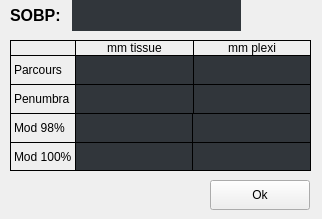
<?xml version="1.0" encoding="UTF-8"?>
<ui version="4.0">
 <class>SOBPResultsDialog</class>
 <widget class="QWidget" name="SOBPResultsDialog">
  <property name="geometry">
   <rect>
    <x>0</x>
    <y>0</y>
    <width>322</width>
    <height>219</height>
   </rect>
  </property>
  <property name="windowTitle">
   <string>Form</string>
  </property>
  <property name="styleSheet">
   <string notr="true"/>
  </property>
  <widget class="QPushButton" name="pushButton_ok">
   <property name="geometry">
    <rect>
     <x>210</x>
     <y>180</y>
     <width>100</width>
     <height>30</height>
    </rect>
   </property>
   <property name="text">
    <string>Ok</string>
   </property>
  </widget>
  <widget class="QWidget" name="verticalLayoutWidget_14">
   <property name="geometry">
    <rect>
     <x>10</x>
     <y>40</y>
     <width>301</width>
     <height>131</height>
    </rect>
   </property>
   <layout class="QVBoxLayout" name="verticalLayout">
    <property name="spacing">
     <number>0</number>
    </property>
    <item>
     <layout class="QHBoxLayout" name="horizontalLayout">
      <property name="spacing">
       <number>0</number>
      </property>
     </layout>
    </item>
    <item>
     <layout class="QGridLayout" name="gridLayout">
      <property name="spacing">
       <number>0</number>
      </property>
      <item row="0" column="0">
       <widget class="QLabel" name="label_profileX_114">
        <property name="styleSheet">
         <string notr="true">border: 1px solid black;
border-bottom-style: none;
border-right-style: none;</string>
        </property>
        <property name="text">
         <string/>
        </property>
       </widget>
      </item>
      <item row="4" column="0">
       <widget class="QLabel" name="label_profileX_56">
        <property name="styleSheet">
         <string notr="true">border: 1px solid black;
border-right-style: none;

</string>
        </property>
        <property name="text">
         <string>Mod 100%</string>
        </property>
       </widget>
      </item>
      <item row="3" column="0">
       <widget class="QLabel" name="_label_profileX_55">
        <property name="styleSheet">
         <string notr="true">border: 1px solid black;
border-bottom-style: none;
border-right-style: none;

</string>
        </property>
        <property name="text">
         <string>Mod 98%</string>
        </property>
       </widget>
      </item>
      <item row="1" column="1">
       <widget class="QLineEdit" name="lineEdit_parcours_tissue">
        <property name="sizePolicy">
         <sizepolicy hsizetype="Expanding" vsizetype="Expanding">
          <horstretch>0</horstretch>
          <verstretch>0</verstretch>
         </sizepolicy>
        </property>
        <property name="font">
         <font>
          <pointsize>12</pointsize>
          <weight>75</weight>
          <bold>true</bold>
         </font>
        </property>
        <property name="styleSheet">
         <string notr="true">background: rgb(49, 54, 59);
color: CornflowerBlue;
border: 1px solid black;
border-bottom-style: none;
border-right-style: none;</string>
        </property>
        <property name="alignment">
         <set>Qt::AlignCenter</set>
        </property>
        <property name="readOnly">
         <bool>true</bool>
        </property>
       </widget>
      </item>
      <item row="1" column="2">
       <widget class="QLineEdit" name="lineEdit_parcours_plexi">
        <property name="sizePolicy">
         <sizepolicy hsizetype="Expanding" vsizetype="Expanding">
          <horstretch>0</horstretch>
          <verstretch>0</verstretch>
         </sizepolicy>
        </property>
        <property name="font">
         <font>
          <pointsize>12</pointsize>
          <weight>75</weight>
          <bold>true</bold>
         </font>
        </property>
        <property name="styleSheet">
         <string notr="true">background: rgb(49, 54, 59);
color: CornflowerBlue;
border: 1px solid black;
border-bottom-style: none;</string>
        </property>
        <property name="alignment">
         <set>Qt::AlignCenter</set>
        </property>
        <property name="readOnly">
         <bool>true</bool>
        </property>
       </widget>
      </item>
      <item row="4" column="1">
       <widget class="QLineEdit" name="lineEdit_mod100_tissue">
        <property name="sizePolicy">
         <sizepolicy hsizetype="Expanding" vsizetype="Expanding">
          <horstretch>0</horstretch>
          <verstretch>0</verstretch>
         </sizepolicy>
        </property>
        <property name="font">
         <font>
          <pointsize>12</pointsize>
          <weight>75</weight>
          <bold>true</bold>
         </font>
        </property>
        <property name="styleSheet">
         <string notr="true">background: rgb(49, 54, 59);
color: CornflowerBlue;
border: 1px solid black;
</string>
        </property>
        <property name="alignment">
         <set>Qt::AlignCenter</set>
        </property>
        <property name="readOnly">
         <bool>true</bool>
        </property>
       </widget>
      </item>
      <item row="0" column="2">
       <widget class="QLabel" name="label_profileX_113">
        <property name="styleSheet">
         <string notr="true">
border: 1px solid black;
border-bottom-style: none;</string>
        </property>
        <property name="text">
         <string>mm plexi</string>
        </property>
        <property name="alignment">
         <set>Qt::AlignCenter</set>
        </property>
       </widget>
      </item>
      <item row="3" column="2">
       <widget class="QLineEdit" name="lineEdit_mod98_plexi">
        <property name="sizePolicy">
         <sizepolicy hsizetype="Expanding" vsizetype="Expanding">
          <horstretch>0</horstretch>
          <verstretch>0</verstretch>
         </sizepolicy>
        </property>
        <property name="font">
         <font>
          <pointsize>12</pointsize>
          <weight>75</weight>
          <bold>true</bold>
         </font>
        </property>
        <property name="styleSheet">
         <string notr="true">background: rgb(49, 54, 59);
color: CornflowerBlue;
border: 1px solid black;
border-left-style: none;
border-bottom-style: none;</string>
        </property>
        <property name="alignment">
         <set>Qt::AlignCenter</set>
        </property>
        <property name="readOnly">
         <bool>true</bool>
        </property>
       </widget>
      </item>
      <item row="4" column="2">
       <widget class="QLineEdit" name="lineEdit_mod100_plexi">
        <property name="sizePolicy">
         <sizepolicy hsizetype="Expanding" vsizetype="Expanding">
          <horstretch>0</horstretch>
          <verstretch>0</verstretch>
         </sizepolicy>
        </property>
        <property name="font">
         <font>
          <pointsize>12</pointsize>
          <weight>75</weight>
          <bold>true</bold>
         </font>
        </property>
        <property name="styleSheet">
         <string notr="true">background: rgb(49, 54, 59);
color: CornflowerBlue;
border: 1px solid black;
border-left-style: none;</string>
        </property>
        <property name="alignment">
         <set>Qt::AlignCenter</set>
        </property>
        <property name="readOnly">
         <bool>true</bool>
        </property>
       </widget>
      </item>
      <item row="1" column="0">
       <widget class="QLabel" name="label_profileX_111">
        <property name="styleSheet">
         <string notr="true">border: 1px solid black;
border-right-style: none;
border-bottom-style: none;

</string>
        </property>
        <property name="text">
         <string>Parcours</string>
        </property>
       </widget>
      </item>
      <item row="2" column="2">
       <widget class="QLineEdit" name="lineEdit_penumbra_plexi">
        <property name="sizePolicy">
         <sizepolicy hsizetype="Expanding" vsizetype="Expanding">
          <horstretch>0</horstretch>
          <verstretch>0</verstretch>
         </sizepolicy>
        </property>
        <property name="font">
         <font>
          <pointsize>12</pointsize>
          <weight>75</weight>
          <bold>true</bold>
         </font>
        </property>
        <property name="styleSheet">
         <string notr="true">background: rgb(49, 54, 59);
color: CornflowerBlue;
border: 1px solid black;
border-bottom-style: none;

</string>
        </property>
        <property name="alignment">
         <set>Qt::AlignCenter</set>
        </property>
        <property name="readOnly">
         <bool>true</bool>
        </property>
       </widget>
      </item>
      <item row="3" column="1">
       <widget class="QLineEdit" name="lineEdit_mod98_tissue">
        <property name="sizePolicy">
         <sizepolicy hsizetype="Expanding" vsizetype="Expanding">
          <horstretch>0</horstretch>
          <verstretch>0</verstretch>
         </sizepolicy>
        </property>
        <property name="font">
         <font>
          <pointsize>12</pointsize>
          <weight>75</weight>
          <bold>true</bold>
         </font>
        </property>
        <property name="styleSheet">
         <string notr="true">background: rgb(49, 54, 59);
color: CornflowerBlue;
border: 1px solid black;
border-bottom-style: none;
</string>
        </property>
        <property name="alignment">
         <set>Qt::AlignCenter</set>
        </property>
        <property name="readOnly">
         <bool>true</bool>
        </property>
       </widget>
      </item>
      <item row="2" column="0">
       <widget class="QLabel" name="label_profileX_penumbra_11">
        <property name="styleSheet">
         <string notr="true">border: 1px solid black;
border-bottom-style: none;
border-right-style: none;</string>
        </property>
        <property name="text">
         <string>Penumbra</string>
        </property>
       </widget>
      </item>
      <item row="0" column="1">
       <widget class="QLabel" name="label_profileX_112">
        <property name="styleSheet">
         <string notr="true">border: 1px solid black;
border-bottom-style: none;
border-right-style: none;</string>
        </property>
        <property name="text">
         <string>mm tissue</string>
        </property>
        <property name="alignment">
         <set>Qt::AlignCenter</set>
        </property>
       </widget>
      </item>
      <item row="2" column="1">
       <widget class="QLineEdit" name="lineEdit_penumbra_tissue">
        <property name="sizePolicy">
         <sizepolicy hsizetype="Expanding" vsizetype="Expanding">
          <horstretch>0</horstretch>
          <verstretch>0</verstretch>
         </sizepolicy>
        </property>
        <property name="font">
         <font>
          <pointsize>12</pointsize>
          <weight>75</weight>
          <bold>true</bold>
         </font>
        </property>
        <property name="styleSheet">
         <string notr="true">background: rgb(49, 54, 59);
color: CornflowerBlue;
border: 1px solid black;
border-right-style: none;
border-bottom-style: none;

</string>
        </property>
        <property name="alignment">
         <set>Qt::AlignCenter</set>
        </property>
        <property name="readOnly">
         <bool>true</bool>
        </property>
       </widget>
      </item>
     </layout>
    </item>
   </layout>
  </widget>
  <widget class="QWidget" name="horizontalLayoutWidget_2">
   <property name="geometry">
    <rect>
     <x>10</x>
     <y>0</y>
     <width>231</width>
     <height>31</height>
    </rect>
   </property>
   <layout class="QHBoxLayout" name="horizontalLayout_2">
    <item>
     <widget class="QLabel" name="label_signal_noise_32">
      <property name="sizePolicy">
       <sizepolicy hsizetype="Preferred" vsizetype="Preferred">
        <horstretch>0</horstretch>
        <verstretch>0</verstretch>
       </sizepolicy>
      </property>
      <property name="maximumSize">
       <size>
        <width>16777215</width>
        <height>45</height>
       </size>
      </property>
      <property name="styleSheet">
       <string notr="true">
border: none;
</string>
      </property>
      <property name="text">
       <string>&lt;html&gt;&lt;head/&gt;&lt;body&gt;&lt;p&gt;&lt;span style=&quot; font-size:12pt; font-weight:600;&quot;&gt;SOBP: &lt;/span&gt;&lt;/p&gt;&lt;/body&gt;&lt;/html&gt;</string>
      </property>
     </widget>
    </item>
    <item>
     <widget class="QLineEdit" name="lineEdit_name">
      <property name="sizePolicy">
       <sizepolicy hsizetype="Expanding" vsizetype="Expanding">
        <horstretch>0</horstretch>
        <verstretch>0</verstretch>
       </sizepolicy>
      </property>
      <property name="font">
       <font>
        <pointsize>12</pointsize>
        <weight>75</weight>
        <bold>true</bold>
       </font>
      </property>
      <property name="styleSheet">
       <string notr="true">background: rgb(49, 54, 59);
border: none;
</string>
      </property>
      <property name="alignment">
       <set>Qt::AlignCenter</set>
      </property>
      <property name="readOnly">
       <bool>true</bool>
      </property>
     </widget>
    </item>
   </layout>
  </widget>
 </widget>
 <resources/>
 <connections/>
</ui>
